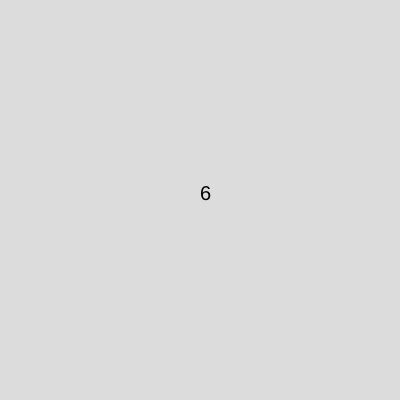
Frame 1 (no input)
Frame 60 (no input): identical to frame 1, image omitted
Frame 120 (the mouse pressed at the canvas centre since frame 60): identical to frame 1, image omitted

The p5.js sketch that drew this single still picture (run headless with seeded random() and noise() and a simulated clock; from frame 60 on, the mouse is pressed at the canvas centre):

// p5.js sketch
// ── sketch.js
function setup() {
  createCanvas(400, 400);
}

function draw() {
  background(220);
  number(3,3);
  print(sum);
  textSize(20);
  text(sum,200,200);
  
}

function number(x,y){
 sum = x+y;
  return (sum);
}
